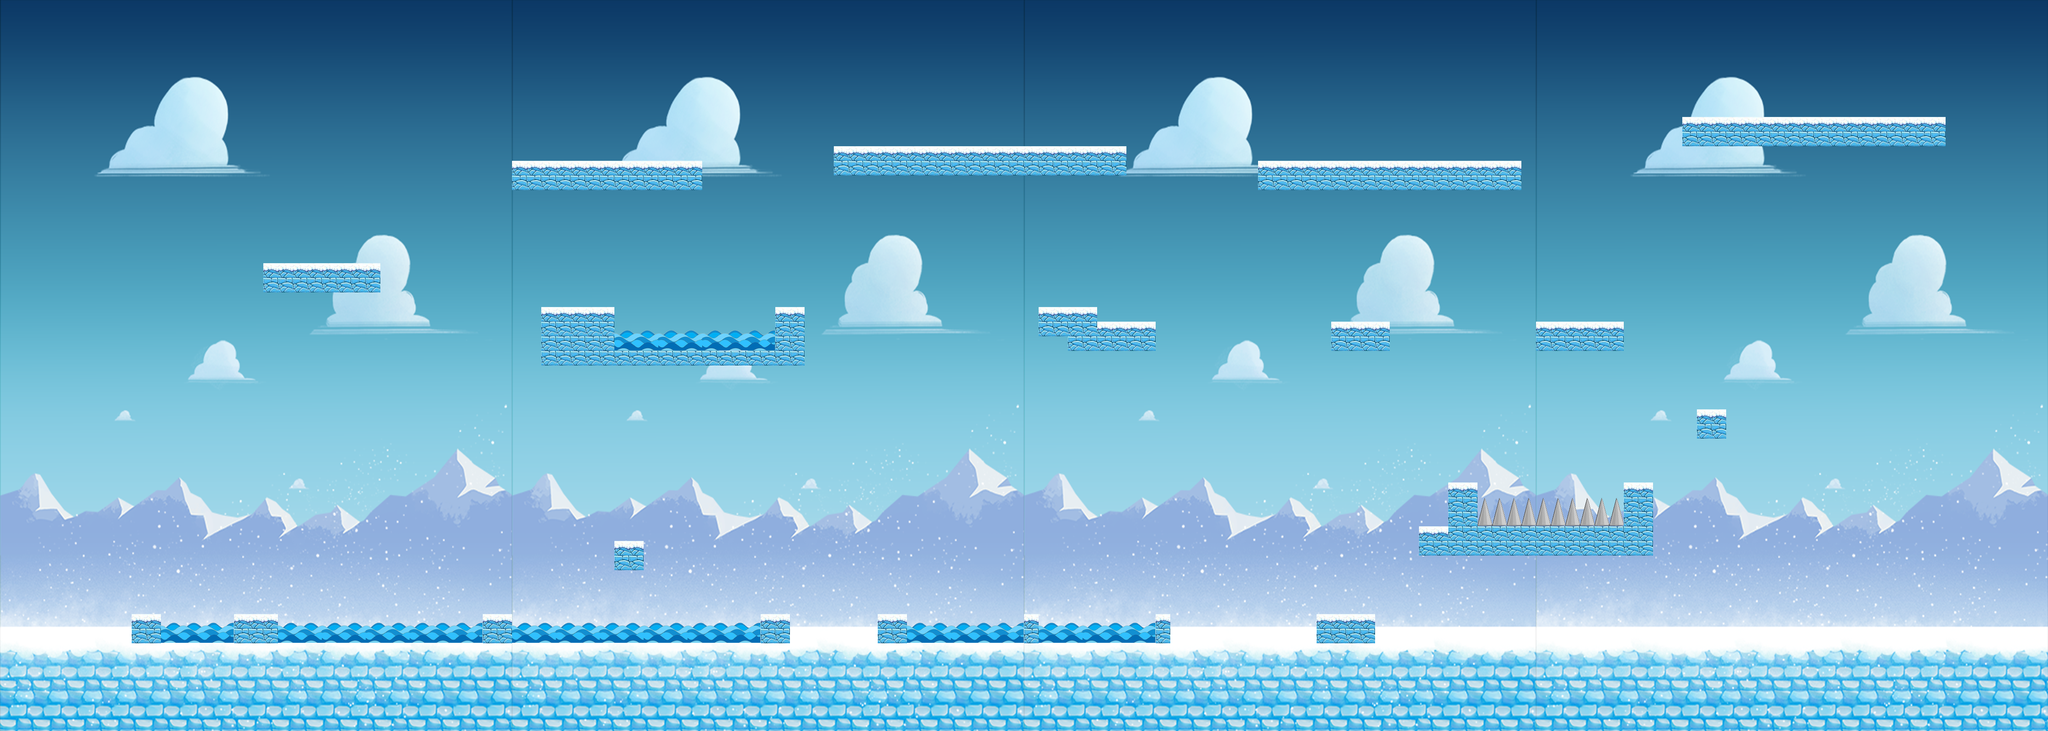

Below is a game level as drawn by its tile map, then a one-line description and the .tmx that defines it (tile-layer data replaced by summaries):
An orthogonal 140x50 tile map with 32x32 px tiles, 3 tile layers (Capa de Patrones 1, Capa de patrones 2, Capa de patrones 3), 2 tilesets and 68 objects (19x 0, 9x 2, 3x 1, 2x 5, 4, ...).

<map version="1.0" orientation="orthogonal" renderorder="right-down" width="140" height="50" tilewidth="32" tileheight="32" nextobjectid="120">
 <tileset firstgid="1" name="Hielo1" tilewidth="32" tileheight="32" tilecount="1750">
  <image source="resources/Imagenes/HieloFinal.png" width="1120" height="1600" />
 </tileset>
 <tileset firstgid="1751" name="Hielo2" tilewidth="32" tileheight="32" tilecount="36">
  <image source="resources/Imagenes/MundoHielo3.png" width="192" height="192" />
 </tileset>
 <layer name="Capa de Patrones 1" width="140" height="50">
  <data>[7000 cells, 7000 non-empty, 1754 distinct tile ids]</data>
 </layer>
 <layer name="Capa de patrones 2" width="140" height="50">
  <data>[7000 cells, 299 non-empty, 18 distinct tile ids]</data>
 </layer>
 <layer name="Capa de patrones 3" width="140" height="50">
  <data>[7000 cells, 0 non-empty, 0 distinct tile ids]</data>
 </layer>
 <objectgroup name="Capa de Colisiones">
  <object id="2" x="-8" y="8" width="32" height="1584" />
  <object id="3" x="4466" y="5.33333" width="22" height="1586.67" />
  <object id="4" x="0" y="0" width="4488" height="30.303" />
  <object id="5" x="-8" y="1393.94" width="4488" height="198.061" />
  <object id="53" x="288.182" y="1345.82" width="63.6364" height="61.8182" />
  <object id="54" x="512.125" y="1345.75" width="95.6932" height="62.25" />
  <object id="55" x="1056" y="1345.25" width="63.875" height="62.625" />
  <object id="56" x="1344.12" y="1185.25" width="63.75" height="62.5" />
  <object id="57" x="1664.18" y="1345.45" width="63.6364" height="62.1818" />
  <object id="58" x="1920.18" y="1345.45" width="63.6364" height="62.7273" />
  <object id="59" x="2240.18" y="1345.27" width="31.7273" height="62.6364" />
  <object id="60" x="2528.12" y="1345.38" width="31.625" height="62.5" />
  <object id="61" x="2880.18" y="1345.64" width="127.731" height="62.2767" />
  <object id="62" x="3104.18" y="1153.64" width="511.756" height="62.3011" />
  <object id="63" x="3168.18" y="1057.82" width="63.6364" height="99.4545" />
  <object id="64" x="3552" y="1057.64" width="64" height="103.697" />
  <object id="66" x="3712" y="897.375" width="64" height="62.6685" />
  <object id="67" x="3360.09" y="705.727" width="191.931" height="62.2727" />
  <object id="68" x="2912.09" y="705.545" width="127.887" height="62.4323" />
  <object id="69" x="2272.18" y="674" width="127.818" height="61.875" />
  <object id="70" x="2336" y="705" width="191.909" height="62.9688" />
  <object id="71" x="1695.96" y="672.826" width="64.0657" height="127.174" />
  <object id="72" x="1184.06" y="769.25" width="575.938" height="30.7188" />
  <object id="73" x="1184.06" y="673.125" width="159.938" height="126.625" />
  <object id="74" x="576.125" y="577.5" width="255.853" height="62.5" />
  <object id="75" x="1120.06" y="353.312" width="415.938" height="62.7031" />
  <object id="76" x="1824.03" y="321.406" width="639.969" height="62.6094" />
  <object id="77" x="2752.03" y="353.5" width="575.878" height="62.4944" />
  <object id="80" x="3680.04" y="257.348" width="575.957" height="62.6411" />
 </objectgroup>
 <objectgroup name="Capa de Enemigos">
  <object id="90" type="1" x="1757.58" y="987.879" width="60.6061" height="60.6061">
   <ellipse />
  </object>
  <object id="91" type="1" x="3960.61" y="730.303" width="57.5758" height="60.6061">
   <ellipse />
  </object>
  <object id="92" type="2" x="2933.33" y="1272.73" width="66.6667" height="57.5758">
   <ellipse />
  </object>
  <object id="93" type="2" x="2393.94" y="245.455" width="60.6061" height="57.5758">
   <ellipse />
  </object>
  <object id="94" type="2" x="3978.79" y="184.848" width="54.5455" height="51.5152">
   <ellipse />
  </object>
  <object id="98" type="5" x="433.333" y="193.333" width="193.333" height="93.3333">
   <ellipse />
  </object>
  <object id="99" type="5" x="3953.33" y="466.667" width="226.667" height="146.667">
   <ellipse />
  </object>
  <object id="100" type="4" x="2300" y="480" width="80" height="80">
   <ellipse />
  </object>
 </objectgroup>
 <objectgroup name="Capa de Player">
  <object id="97" x="72" y="1049.33" width="65.3333" height="76" />
 </objectgroup>
 <objectgroup name="Capa de PowerUps">
  <object id="81" type="3" x="551" y="1323.33" width="20.3333" height="18" />
 </objectgroup>
 <objectgroup name="Capa de Puerta">
  <object id="51" x="4101" y="108" width="116" height="111">
   <ellipse />
  </object>
 </objectgroup>
 <objectgroup name="Capa de Bordes">
  <object id="9" x="0" y="0" width="24.2424" height="1600" />
  <object id="10" x="4480" y="0" width="24.2424" height="1600" />
 </objectgroup>
 <objectgroup name="Capa de Obstaculos">
  <object id="82" type="2" x="617.091" y="1364.18" width="428.364" height="35.0909" />
  <object id="83" type="2" x="358" y="1363.79" width="143.273" height="35.0909" />
  <object id="84" type="2" x="1127.45" y="1364.45" width="527.273" height="35.0909" />
  <object id="85" type="2" x="2000.55" y="1364.28" width="229.091" height="35.0909" />
  <object id="86" type="2" x="2282.55" y="1364.27" width="236" height="35.0909" />
  <object id="87" type="2" x="1351.67" y="724.205" width="336" height="43.7955" />
  <object id="88" type="1" x="3233.5" y="1095" width="317.5" height="56.5" />
 </objectgroup>
 <objectgroup name="Capa de Items">
  <object id="101" type="0" x="613.333" y="473.333" width="100" height="100">
   <ellipse />
  </object>
  <object id="102" type="0" x="733.333" y="473.333" width="100" height="100">
   <ellipse />
  </object>
  <object id="103" type="0" x="1120" y="253.333" width="100" height="100">
   <ellipse />
  </object>
  <object id="104" type="0" x="1293.33" y="260" width="100" height="100">
   <ellipse />
  </object>
  <object id="105" type="0" x="1433.33" y="253.333" width="100" height="100">
   <ellipse />
  </object>
  <object id="106" type="0" x="1826.67" y="220" width="100" height="100">
   <ellipse />
  </object>
  <object id="107" type="0" x="1993.33" y="213.333" width="100" height="100">
   <ellipse />
  </object>
  <object id="108" type="0" x="2140" y="220" width="100" height="100">
   <ellipse />
  </object>
  <object id="109" type="0" x="2293.33" y="213.333" width="100" height="100">
   <ellipse />
  </object>
  <object id="110" type="0" x="2760" y="246.667" width="100" height="100">
   <ellipse />
  </object>
  <object id="111" type="0" x="2893.33" y="253.333" width="100" height="100">
   <ellipse />
  </object>
  <object id="112" type="0" x="3046.67" y="240" width="100" height="100">
   <ellipse />
  </object>
  <object id="113" type="0" x="3213.33" y="240" width="100" height="100">
   <ellipse />
  </object>
  <object id="114" type="0" x="3426.67" y="606.667" width="100" height="100">
   <ellipse />
  </object>
  <object id="115" type="0" x="2926.67" y="613.333" width="100" height="100">
   <ellipse />
  </object>
  <object id="116" type="0" x="2286.67" y="580" width="100" height="100">
   <ellipse />
  </object>
  <object id="117" type="0" x="1553.33" y="553.333" width="100" height="100">
   <ellipse />
  </object>
  <object id="118" type="0" x="1426.67" y="553.333" width="100" height="100">
   <ellipse />
  </object>
  <object id="119" type="0" x="1306.67" y="557.667" width="100" height="100">
   <ellipse />
  </object>
 </objectgroup>
</map>
